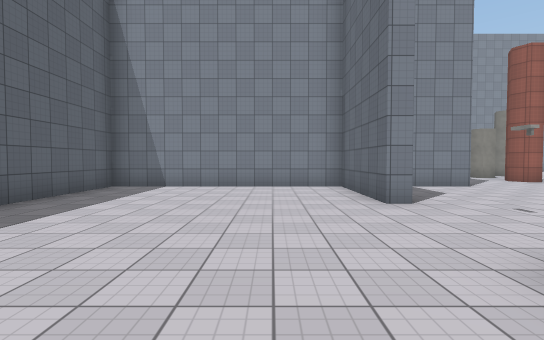
view 1 (above)

19 first-person views from a walk through a Unity game level. The camera is 1.5 m above the floor, tilts 2° down and sees 85° across. The floor is counted in squares, 2 m on a side. Each view is taken from the middle of a square. On the plan, view 1 faces up. The plan holds only what a view shows up to about 10 squares ahead; the rest is blank. The place goes on beyond the plan. The player is left out. Surface patterns are stand-ins for the level's own textures.

view 2
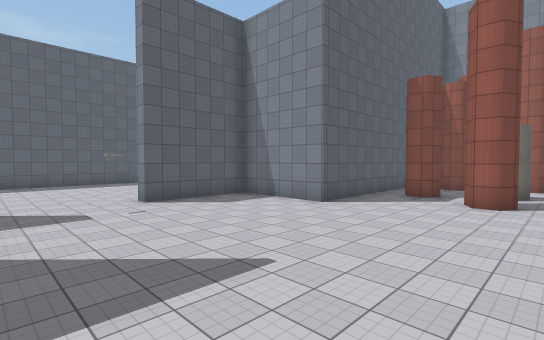

view 3
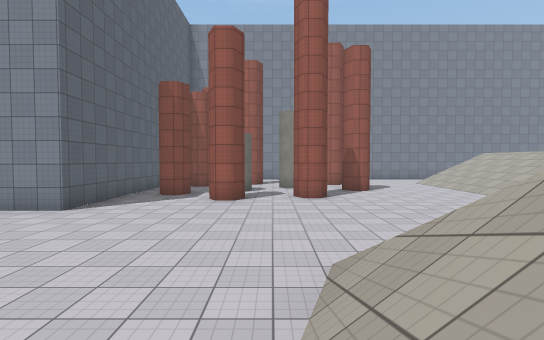

view 4
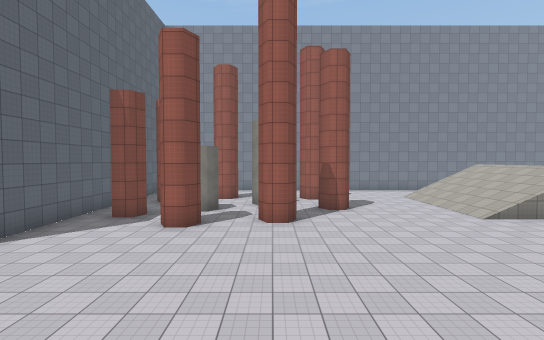

view 5
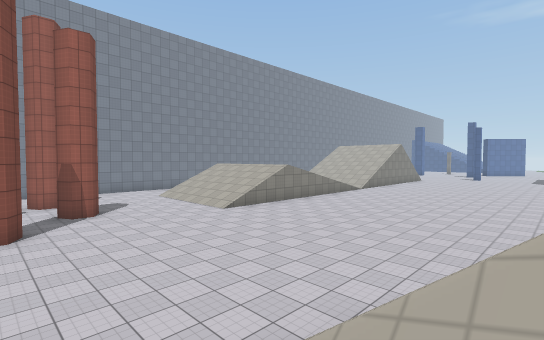

view 6
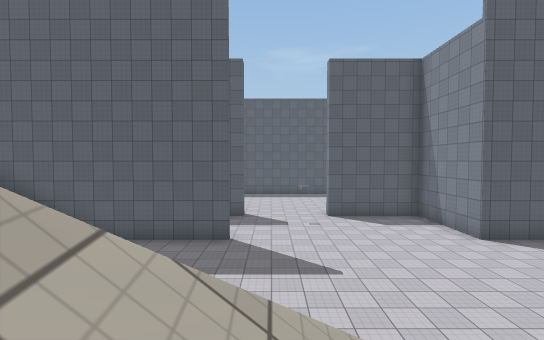

view 7
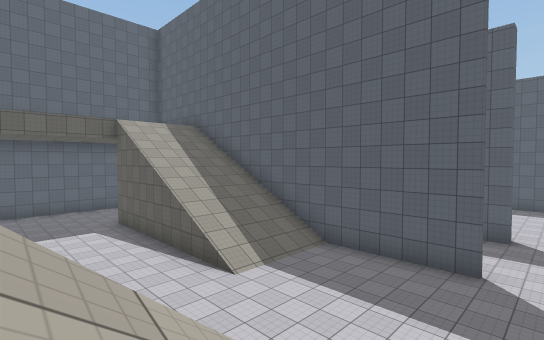

view 8
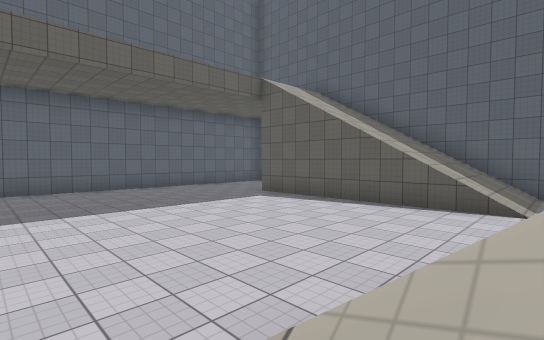

view 9
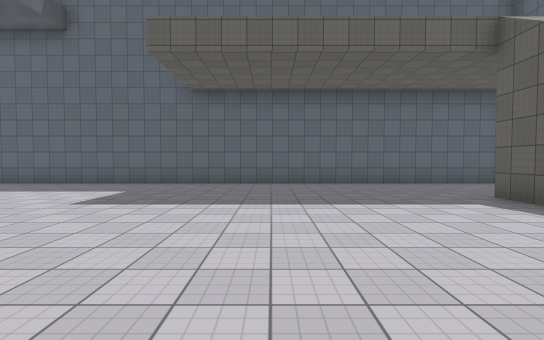

view 10
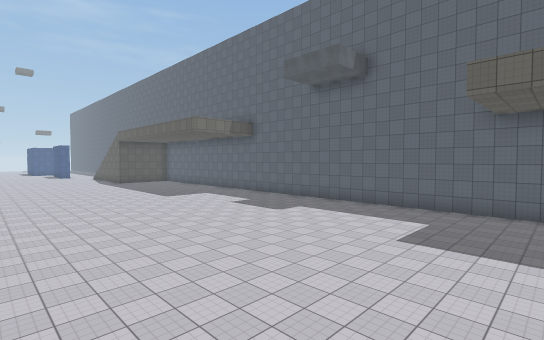

view 11
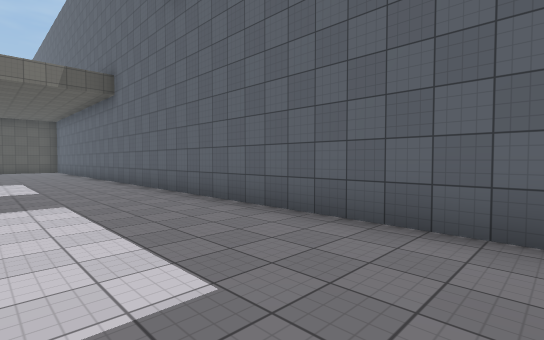

view 12
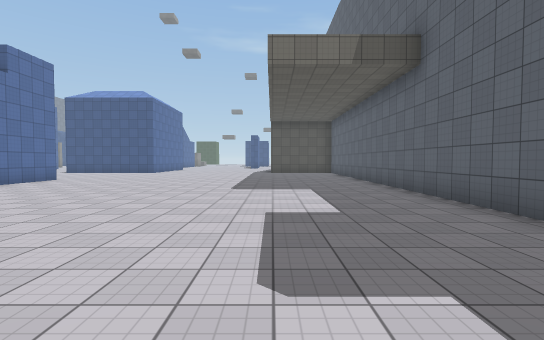

view 13
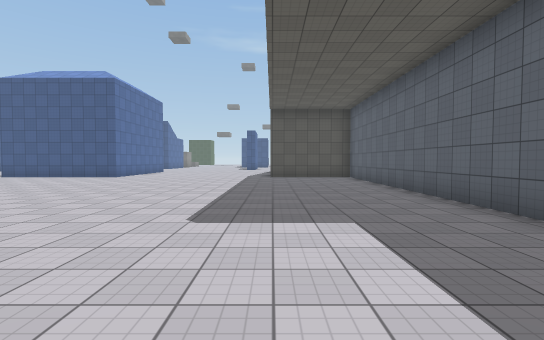

view 14
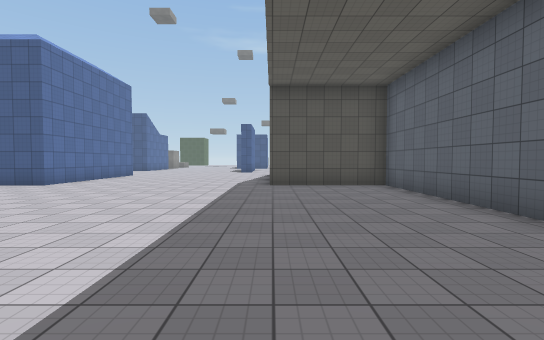

view 15
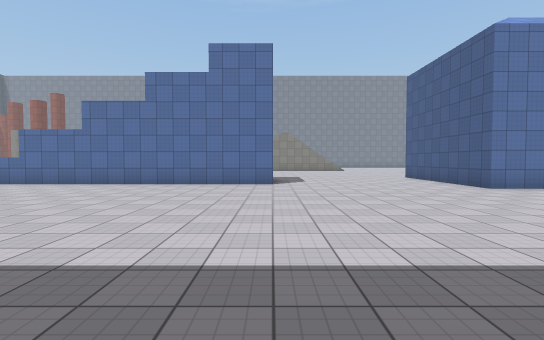

view 16
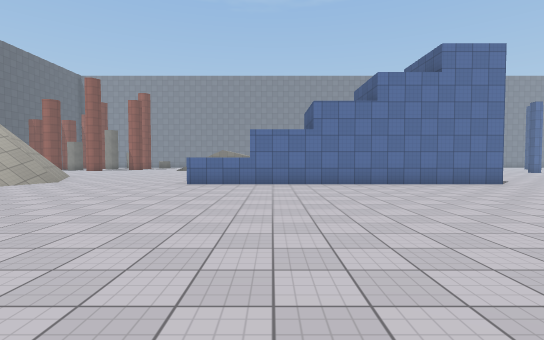

view 17
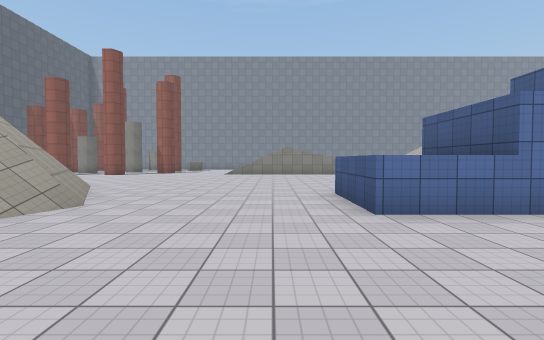

view 18
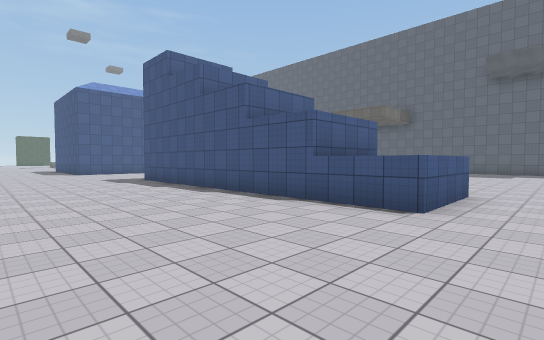

view 19
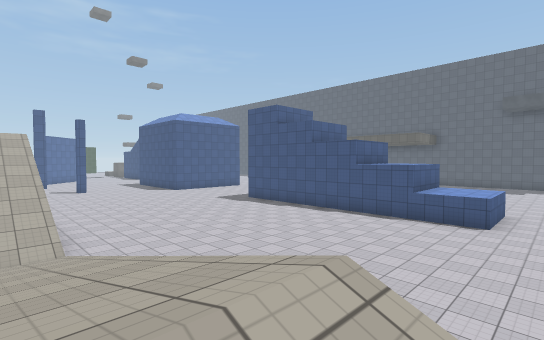

### Floor plan
Key: @ floor where view 1 was taken; # wall or solid block; x gap in a wall; . floor; / step, stairs or slope; = window, fence, low wall or low ledge.
Columns run from 5 left of view 1 to 37 right of it. Each row starts with its distance up from view 1.
 13           # ..x. .#...////
 12           #.#........./////////////
 11           #.....#.....///////////////
 10           #...#.........      .......
  9 ###########...............   .......
  8 #......#................... .......
  7 #......#...........................
  6 #......#.............................
  5 #...............//...................
  4  ..............////=................
  3   .............////#...............
  2    ........... /// ##.....#########
  1     ...#  #....    /=/....######### .....#
  0      @    #.....   //.....##########.....#
 -1           #.....   //....................##
 -2           #///....// ......................
 -3           #///.............................
 -4           #///.............................
 -5           #///.............................
 -6           #///.............................
 -7             //.............................
 -8              /...........................//
 -9              ............................
-10             .............................
-11             ............................./
-12            ###############################

Where each view was taken, in squares from view 1:
view 1: 0 up, 0 right, facing up
view 2: 2 up, 10 right, facing up-left
view 3: 2 up, 10 right, facing up
view 4: 3 up, 11 right, facing up
view 5: 3 up, 11 right, facing up-right
view 6: 3 up, 13 right, facing left
view 7: 3 up, 12 right, facing down-left
view 8: 1 down, 15 right, facing down-left
view 9: 2 down, 13 right, facing down
view 10: 1 down, 14 right, facing down-right
view 11: 8 down, 15 right, facing down-right
view 12: 8 down, 19 right, facing right
view 13: 8 down, 23 right, facing right
view 14: 8 down, 27 right, facing right
view 15: 9 down, 30 right, facing up
view 16: 9 down, 23 right, facing up
view 17: 4 down, 19 right, facing up
view 18: 7 up, 19 right, facing down-right
view 19: 12 up, 19 right, facing down-right
